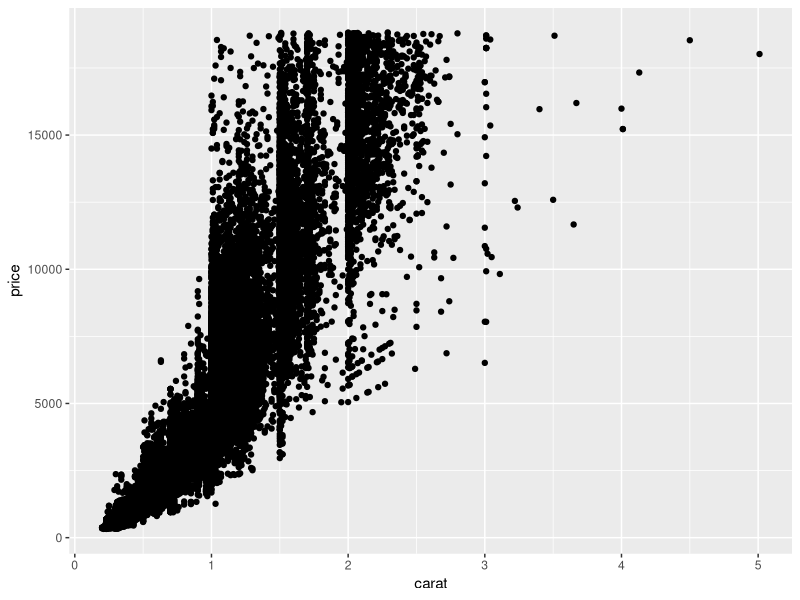
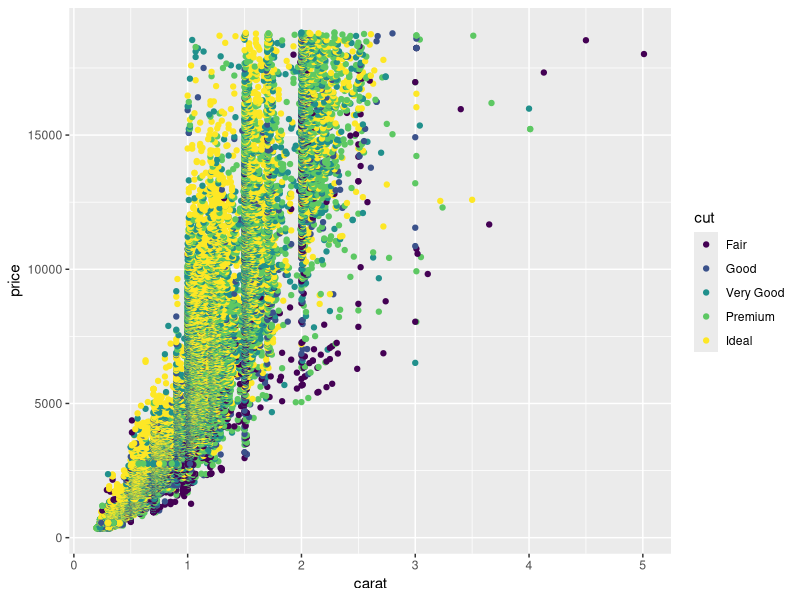
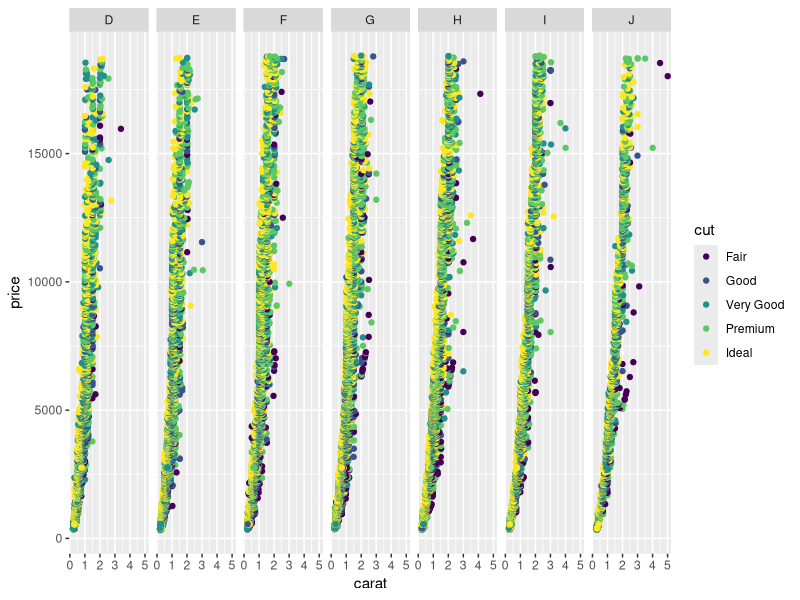

Source code (R) for these figures, in order:
## ---- chunk 1
#install.packages("tidyverse")
library(tidyverse)
diamonddata = diamonds
nrow(diamonddata)
ncol(diamonddata)

ggplot(diamonds, aes(carat,price))+
  geom_point()
## ---- chunk 2
ggplot(diamonds, aes(carat,price,color=cut))+
  geom_point()
## ---- chunk 3
Dia <- ggplot(diamonds, aes(carat,price,color=cut))+
  geom_point()

Dia + facet_grid(. ~ color)
## ---- chunk 4
inventory <- read_csv("InventoryData.csv")
inventoryA <-filter(inventory, Supplier == "A")
inventoryA = mutate(inventoryA, OnHandRatio = `On Hand` / `Annual Demand`)
## ---- chunk 5
avg_cost <- inventory %>% group_by(`Item SKU`) %>% summarise(SKUAvgCost = mean(`Cost per Unit ($)`))
## ---- chunk 6

x = 2

